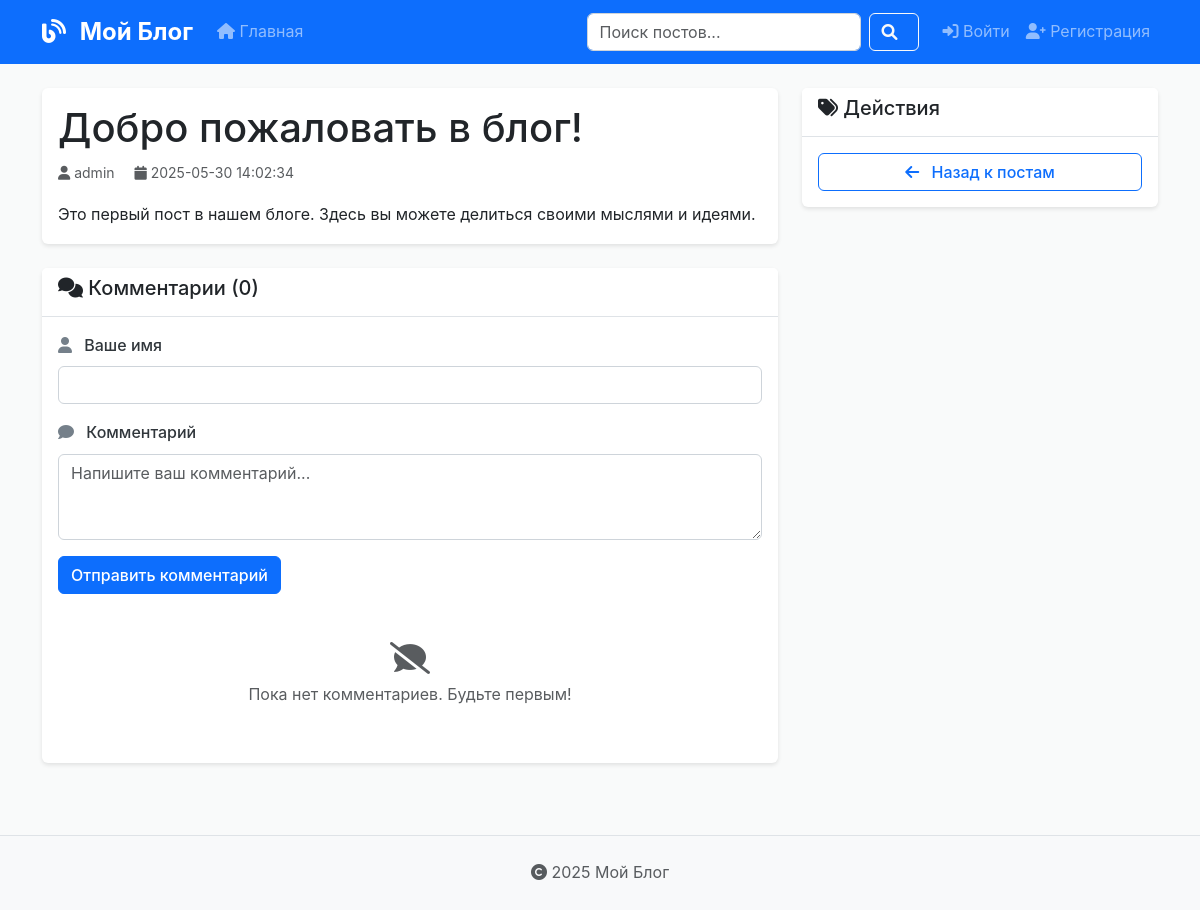
/post/1, run on an earlier commit of the app's database.
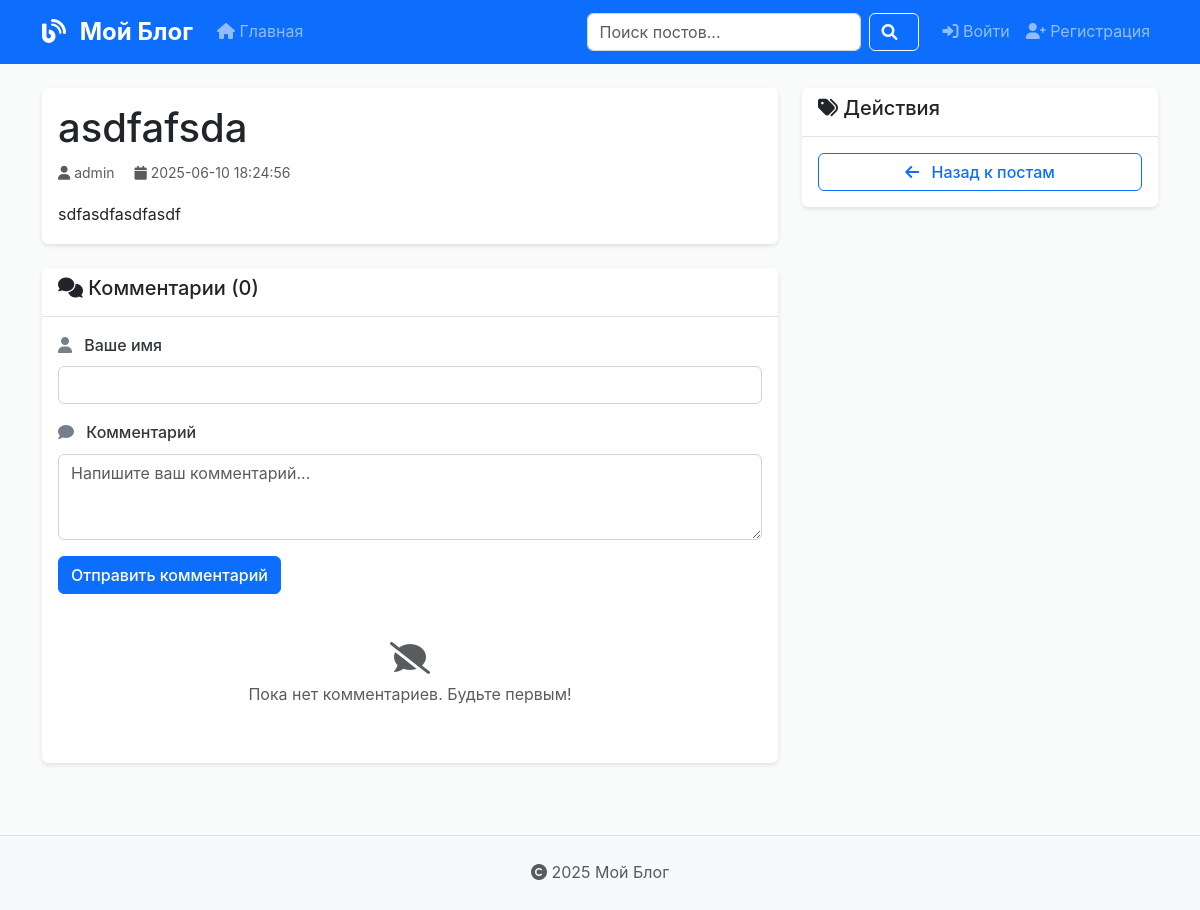
And on a later commit of the database.
### tables this page shows
CREATE TABLE posts (
            id INTEGER PRIMARY KEY AUTOINCREMENT,
            title TEXT NOT NULL CHECK(length(title) >= 1 AND length(title) <= 200),
            content TEXT NOT NULL CHECK(length(content) >= 1),
            author_id INTEGER NOT NULL,
            image_path TEXT CHECK(length(image_path) <= 255),
            created_at TIMESTAMP DEFAULT CURRENT_TIMESTAMP,
            FOREIGN KEY (author_id) REFERENCES users (id) ON DELETE CASCADE
        );

### routes.py (the view)
@app.route('/post/<int:post_id>')
def view_post(post_id):
    if not isinstance(post_id, int) or post_id < 1:
        flash('Недопустимый идентификатор поста!', 'danger')
        return redirect(url_for('index'))
    try:
        post = Post.get_by_id(post_id)
        if not post:
            flash('Пост не найден!', 'danger')
            return redirect(url_for('index'))
        comments = Comment.get_by_post_id(post_id)
        return render_template('post.html', post=post, comments=comments, form=CommentForm())
    except sqlite3.Error as e:
        logging.error(f'View post error: {e}')
        flash('Ошибка загрузки поста.', 'danger')
        return redirect(url_for('index'))

### forms.py
class CommentForm(FlaskForm):
    author_name = StringField('Ваше имя', validators=[DataRequired(), Length(min=1, max=50), Regexp(r'^[\w\s]+$')])
    content = TextAreaField('Комментарий', validators=[DataRequired(), Length(min=1, max=1000)])
    submit = SubmitField('Отправить комментарий')

### app.py (called while the page is built)
@app.after_request
def add_security_headers(response):
    response.headers['Content-Security-Policy'] = (
        "default-src 'self'; "
        "script-src 'self' https://cdn.jsdelivr.net https://cdnjs.cloudflare.com; "
        "style-src 'self' https://cdn.jsdelivr.net https://cdnjs.cloudflare.com; "
        "img-src 'self' data:; "
        "font-src 'self' https://cdnjs.cloudflare.com;"
    )
    response.headers['Strict-Transport-Security'] = 'max-age=31536000; includeSubDomains'
    response.headers['X-Content-Type-Options'] = 'nosniff'
    response.headers['X-Frame-Options'] = 'DENY'
    response.headers['X-XSS-Protection'] = '1; mode=block'
    response.headers['Referrer-Policy'] = 'strict-origin-when-cross-origin'
    return response

### templates/post.html (shortened to what this page needs)
{% extends "base.html" %}
{% block content %}
<div class="row">
    <div class="col-md-8">
        <article class="card">
            <div class="card-body">
                <h1 class="card-title">{{ post.title | e }}</h1>
                <div class="mb-3">
                    <small class="text-muted">
                        <i class="fas fa-user"></i> {{ post.username | e }}
                        <i class="fas fa-calendar ms-3"></i> {{ post.created_at | e }}
                    </small>
                </div>
                <div class="card-text">{{ post.content | e }}</div>
            </div>
        </article>
        <div class="card mt-4">
            <div class="card-header">
                <h5><i class="fas fa-comments"></i> Комментарии ({{ comments|length }})</h5>
            </div>
            <div class="card-body">
                <form method="POST" action="{{ url_for('add_comment', post_id=post.id) }}" class="mb-4" novalidate>
                    <div class="mb-3">
                        <label for="author_name" class="form-label">
                            <i class="fas fa-user"></i> Ваше имя
                        </label>
                        {{ form.author_name(class="form-control", id="author_name", value=session.username if session.username else '', required=True) }}
                    </div>
                    <div class="mb-3">
                        <label for="content" class="form-label">
                            <i class="fas fa-comment"></i> Комментарий
                        </label>
                        {{ form.content(class="form-control", id="content", rows=3, placeholder="Напишите ваш комментарий...", required=True) }}
                    </div>
                    {{ form.submit(class="btn btn-primary") }}
                </form>
                {% if comments %}
                    {% for comment in comments %}
                        <div class="border-bottom pb-3 mb-3">
                            <div class="d-flex justify-content-between align-items-start">
                                <strong>{{ comment.author_name | e }}</strong>
                                <small class="text-muted">{{ comment.created_at | e }}</small>
                            </div>
                            <div class="mt-2">{{ comment.content | e }}</div>
                        </div>
                    {% endfor %}
                {% else %}
                    <div class="text-center py-4">
                        <i class="fas fa-comment-slash fa-2x text-muted mb-2"></i>
                        <p class="text-muted">Пока нет комментариев. Будьте первым!</p>
                    </div>
                {% endif %}
            </div>
        </div>
    </div>
    <div class="col-md-4">
        <div class="card">
            <div class="card-header">
                <h5><i class="fas fa-tags"></i> Действия</h5>
            </div>
            <div class="card-body">
                <div class="d-grid gap-2">
                    <a href="{{ url_for('index') }}" class="btn btn-outline-primary">
                        <i class="fas fa-arrow-left"></i> Назад к постам
                    </a>
                </div>
            </div>
        </div>
    </div>
</div>
{% endblock %}

What changed in the data, as far as the page shows it:
changed posts: title "Добро пожаловать в блог!" → "asdfafsda"; created_at "2025-05-30 14:02:34" → "2025-06-10 18:24:56"; content "Это первый пост в нашем блоге. Здесь вы можете делиться своими мыслями и идеями." → "sdfasdfasdfasdf"
